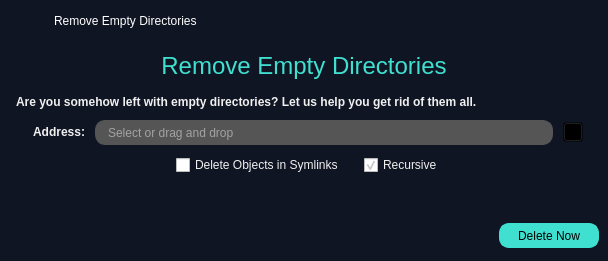
<?xml version="1.0" encoding="UTF-8"?>
<ui version="4.0">
 <class>MainWindow</class>
 <widget class="QMainWindow" name="MainWindow">
  <property name="geometry">
   <rect>
    <x>0</x>
    <y>0</y>
    <width>608</width>
    <height>261</height>
   </rect>
  </property>
  <property name="windowTitle">
   <string>RedWindow</string>
  </property>
  <property name="styleSheet">
   <string notr="true">QPushButton{
	background-color:transparent;
}

QLabel{
	color:#F0F0F0;
	font:bold;
}

QLineEdit{
	background-color:#555555;
	border:1px solid #555555;
	border-radius:10px;
	padding-left:10px;
	color:#F0F0F0;
}

QCheckBox{
	color:#F0F0F0;
}

QCheckBox::indicator:checked{
	image:url(&quot;:/yeniÖnek/fifsot_icons/checked_square.png&quot;);
	width:16px;
	height:16px;
}

QCheckBox::indicator:unchecked{
	image:url(&quot;:/yeniÖnek/fifsot_icons/square.png&quot;);
	width:16px;
	height:16px;
}

#red_header{
	color:#40E0D0;
	font:24px;
	padding:0px;
}</string>
  </property>
  <widget class="QWidget" name="centralwidget">
   <property name="styleSheet">
    <string notr="true">#centralwidget{
	background-color:#101524;
}</string>
   </property>
   <layout class="QGridLayout" name="gridLayout_3">
    <property name="leftMargin">
     <number>0</number>
    </property>
    <property name="topMargin">
     <number>0</number>
    </property>
    <property name="rightMargin">
     <number>0</number>
    </property>
    <property name="bottomMargin">
     <number>0</number>
    </property>
    <item row="0" column="0">
     <widget class="QWidget" name="widget_frame" native="true">
      <property name="minimumSize">
       <size>
        <width>0</width>
        <height>42</height>
       </size>
      </property>
      <property name="maximumSize">
       <size>
        <width>16777215</width>
        <height>42</height>
       </size>
      </property>
      <property name="styleSheet">
       <string notr="true">QWidget[objectName=&quot;widget_frame&quot;]{
	background-color:#3B3B3B;
}

QPushButton{
	background-color:none;
	border-radius:0px;
}

QLabel{
	background-color:none;
	color:#FFFFFF;
}

#lbl_titlebar_text{
	font:12px;
}

#btn_close_window{
	icon:url(&quot;:/yeniÖnek/fifsot_icons/close_1_white.png&quot;);
}

#btn_close_window:hover{
	icon:url(&quot;:/yeniÖnek/fifsot_icons/close_1_red.png&quot;);
}

#btn_close_window:pressed{
	icon:url(&quot;:/yeniÖnek/fifsot_icons/close_1_white.png&quot;);
}</string>
      </property>
      <layout class="QHBoxLayout" name="horizontalLayout_7">
       <item>
        <widget class="QLabel" name="lbl_titlebar_icon">
         <property name="minimumSize">
          <size>
           <width>24</width>
           <height>24</height>
          </size>
         </property>
         <property name="maximumSize">
          <size>
           <width>24</width>
           <height>24</height>
          </size>
         </property>
         <property name="text">
          <string/>
         </property>
         <property name="pixmap">
          <pixmap resource="../deneme.qrc">:/yeniÖnek/fifsot_icons/F_Icon_1.png</pixmap>
         </property>
         <property name="scaledContents">
          <bool>true</bool>
         </property>
        </widget>
       </item>
       <item>
        <spacer name="horizontalSpacer_5">
         <property name="orientation">
          <enum>Qt::Horizontal</enum>
         </property>
         <property name="sizeType">
          <enum>QSizePolicy::Fixed</enum>
         </property>
         <property name="sizeHint" stdset="0">
          <size>
           <width>15</width>
           <height>20</height>
          </size>
         </property>
        </spacer>
       </item>
       <item>
        <widget class="QLabel" name="lbl_titlebar_text">
         <property name="minimumSize">
          <size>
           <width>110</width>
           <height>24</height>
          </size>
         </property>
         <property name="maximumSize">
          <size>
           <width>16777215</width>
           <height>24</height>
          </size>
         </property>
         <property name="text">
          <string>Remove Empty Directories</string>
         </property>
        </widget>
       </item>
       <item>
        <spacer name="horizontalSpacer_2">
         <property name="orientation">
          <enum>Qt::Horizontal</enum>
         </property>
         <property name="sizeHint" stdset="0">
          <size>
           <width>330</width>
           <height>20</height>
          </size>
         </property>
        </spacer>
       </item>
       <item>
        <widget class="QPushButton" name="btn_close_window">
         <property name="minimumSize">
          <size>
           <width>24</width>
           <height>24</height>
          </size>
         </property>
         <property name="maximumSize">
          <size>
           <width>24</width>
           <height>24</height>
          </size>
         </property>
         <property name="text">
          <string/>
         </property>
        </widget>
       </item>
      </layout>
     </widget>
    </item>
    <item row="1" column="0">
     <widget class="QLabel" name="red_header">
      <property name="minimumSize">
       <size>
        <width>590</width>
        <height>35</height>
       </size>
      </property>
      <property name="font">
       <font>
        <pointsize>-1</pointsize>
        <weight>50</weight>
        <italic>false</italic>
        <bold>false</bold>
       </font>
      </property>
      <property name="text">
       <string>Remove Empty Directories</string>
      </property>
      <property name="alignment">
       <set>Qt::AlignCenter</set>
      </property>
     </widget>
    </item>
    <item row="2" column="0">
     <widget class="QLabel" name="red_text">
      <property name="minimumSize">
       <size>
        <width>590</width>
        <height>25</height>
       </size>
      </property>
      <property name="text">
       <string>Are you somehow left with empty directories? Let us help you get rid of them all.</string>
      </property>
      <property name="indent">
       <number>16</number>
      </property>
     </widget>
    </item>
    <item row="3" column="0">
     <layout class="QVBoxLayout" name="verticalLayout_2">
      <property name="spacing">
       <number>10</number>
      </property>
      <property name="leftMargin">
       <number>10</number>
      </property>
      <property name="rightMargin">
       <number>25</number>
      </property>
      <item>
       <layout class="QHBoxLayout" name="horizontalLayout_3">
        <item>
         <widget class="QLabel" name="lbl_address">
          <property name="minimumSize">
           <size>
            <width>75</width>
            <height>20</height>
           </size>
          </property>
          <property name="maximumSize">
           <size>
            <width>75</width>
            <height>20</height>
           </size>
          </property>
          <property name="text">
           <string>Address:</string>
          </property>
          <property name="alignment">
           <set>Qt::AlignRight|Qt::AlignTrailing|Qt::AlignVCenter</set>
          </property>
         </widget>
        </item>
        <item>
         <widget class="QLineEdit" name="lineEdit_address">
          <property name="minimumSize">
           <size>
            <width>430</width>
            <height>25</height>
           </size>
          </property>
          <property name="maximumSize">
           <size>
            <width>16777215</width>
            <height>25</height>
           </size>
          </property>
          <property name="placeholderText">
           <string>Select or drag and drop</string>
          </property>
          <property name="clearButtonEnabled">
           <bool>true</bool>
          </property>
         </widget>
        </item>
        <item>
         <widget class="QPushButton" name="btn_openDialog_address">
          <property name="minimumSize">
           <size>
            <width>20</width>
            <height>20</height>
           </size>
          </property>
          <property name="maximumSize">
           <size>
            <width>20</width>
            <height>20</height>
           </size>
          </property>
          <property name="text">
           <string/>
          </property>
          <property name="icon">
           <iconset resource="../deneme.qrc">
            <normaloff>:/yeniÖnek/fifsot_icons/open_file_dialog.png</normaloff>:/yeniÖnek/fifsot_icons/open_file_dialog.png</iconset>
          </property>
          <property name="iconSize">
           <size>
            <width>20</width>
            <height>20</height>
           </size>
          </property>
         </widget>
        </item>
       </layout>
      </item>
      <item>
       <layout class="QHBoxLayout" name="horizontalLayout_4">
        <property name="spacing">
         <number>20</number>
        </property>
        <property name="leftMargin">
         <number>25</number>
        </property>
        <item>
         <spacer name="horizontalSpacer">
          <property name="orientation">
           <enum>Qt::Horizontal</enum>
          </property>
          <property name="sizeHint" stdset="0">
           <size>
            <width>40</width>
            <height>20</height>
           </size>
          </property>
         </spacer>
        </item>
        <item>
         <widget class="QCheckBox" name="checkBox_deleteObjectsInSymlinks">
          <property name="minimumSize">
           <size>
            <width>0</width>
            <height>20</height>
           </size>
          </property>
          <property name="maximumSize">
           <size>
            <width>16777215</width>
            <height>20</height>
           </size>
          </property>
          <property name="text">
           <string>Delete Objects in Symlinks</string>
          </property>
         </widget>
        </item>
        <item>
         <widget class="QCheckBox" name="checkBox_recursive">
          <property name="minimumSize">
           <size>
            <width>0</width>
            <height>20</height>
           </size>
          </property>
          <property name="maximumSize">
           <size>
            <width>16777215</width>
            <height>20</height>
           </size>
          </property>
          <property name="text">
           <string>Recursive</string>
          </property>
          <property name="checked">
           <bool>true</bool>
          </property>
         </widget>
        </item>
        <item>
         <spacer name="horizontalSpacer_4">
          <property name="orientation">
           <enum>Qt::Horizontal</enum>
          </property>
          <property name="sizeHint" stdset="0">
           <size>
            <width>40</width>
            <height>20</height>
           </size>
          </property>
         </spacer>
        </item>
       </layout>
      </item>
     </layout>
    </item>
    <item row="4" column="0">
     <widget class="QWidget" name="widget" native="true">
      <layout class="QGridLayout" name="gridLayout_2"/>
     </widget>
    </item>
    <item row="5" column="0">
     <widget class="QWidget" name="widget_btn_container" native="true">
      <property name="minimumSize">
       <size>
        <width>430</width>
        <height>50</height>
       </size>
      </property>
      <property name="styleSheet">
       <string notr="true">QWidget[objectName=&quot;widget_btn_container&quot;]{
	background-color:#3B3B3B;
}

QPushButton{
	background-color:#40E0D0;
	border:2px solid #40E0D0;
	border-radius:10px;
}

QPushButton:hover{
	border:2px solid #2BA699;
}

QPushButton:pressed{
	color:#555555;
}</string>
      </property>
      <layout class="QHBoxLayout" name="horizontalLayout_6">
       <item>
        <spacer name="horizontalSpacer_3">
         <property name="orientation">
          <enum>Qt::Horizontal</enum>
         </property>
         <property name="sizeHint" stdset="0">
          <size>
           <width>303</width>
           <height>20</height>
          </size>
         </property>
        </spacer>
       </item>
       <item>
        <widget class="QPushButton" name="btn_delete">
         <property name="minimumSize">
          <size>
           <width>100</width>
           <height>25</height>
          </size>
         </property>
         <property name="maximumSize">
          <size>
           <width>100</width>
           <height>25</height>
          </size>
         </property>
         <property name="text">
          <string>Delete Now</string>
         </property>
        </widget>
       </item>
      </layout>
     </widget>
    </item>
   </layout>
  </widget>
 </widget>
 <resources>
  <include location="../deneme.qrc"/>
  <include location="../../anaconda3/Library/deneme.qrc"/>
 </resources>
 <connections/>
</ui>
